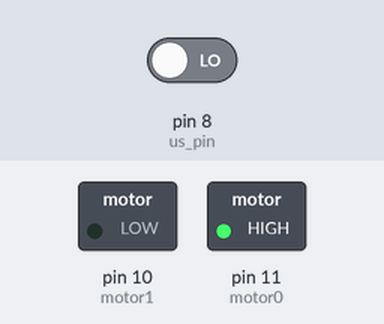
Simulated run of this sketch. Board: Arduino Uno, built with avr-gcc and run on an emulated ATmega328P. On the bench: switched loads named in the sketch (green lamp = pin HIGH). The inputs (shaded band) are chosen by the test bench; at power-on: pin 8 (us_pin) LOW. What the sketch prints to the serial monitor is not drawn.

Above: at 0.1 s.
Timing chart, 0 to 1.6 s (numbered marks = the images above):
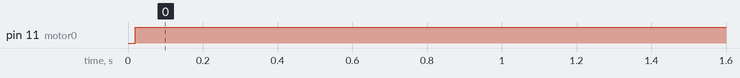

The sketch:

ultrasonido_motor.ino
```cpp
int us_pin = 8; // connected to the Trig on the module, this serves as both Trigger and Echo
int motor0 = 11;
int motor1 = 10;
float dist = 0;

void setup()
{
Serial.begin(115200);
pinMode(us_pin, OUTPUT);
pinMode(motor0, OUTPUT);
pinMode(motor1, OUTPUT);
digitalWrite(us_pin, HIGH); // Trig pin is normally HIGH
}

float us_distance()
{
  unsigned long time;
  unsigned long sizeofpulse;
  float distance;

  pinMode(us_pin, OUTPUT); //return digital pin to OUTPUT mode after reading
  digitalWrite(us_pin, LOW);
  delayMicroseconds(25);
  digitalWrite(us_pin, HIGH); //Trig pin pulsed LOW for 25usec
  time = micros(); //record timer
  pinMode(us_pin, INPUT); //change pin to INPUT to read the echo pulse
  sizeofpulse = pulseIn(us_pin, LOW, 18000); //should be approx 150usec, timeout at 18msec
  time = micros() - time - sizeofpulse; // amount of time elapsed since we sent the trigger pulse and detect the echo pulse, then subtract the size of the echo pulse
  distance = (time*340.29/2/10000)-3; // convert to distance in centimeters
  return distance;
}

void loop()
{
  Serial.print(" Distance: ");
  dist = us_distance();
  Serial.print(dist);
  Serial.println(" cm");
  if (dist <= 10) {
    digitalWrite(motor0, LOW);
    digitalWrite(motor1, HIGH);
  } else if (dist >= 40) {
    digitalWrite(motor1, LOW);
    digitalWrite(motor0, HIGH);
  } else {
    digitalWrite(motor1, LOW);
    digitalWrite(motor0, LOW);
  }
  delay(100);
}
```

Measured:
- by itself, pin 11 (motor0): LOW → HIGH at 0.02 s
